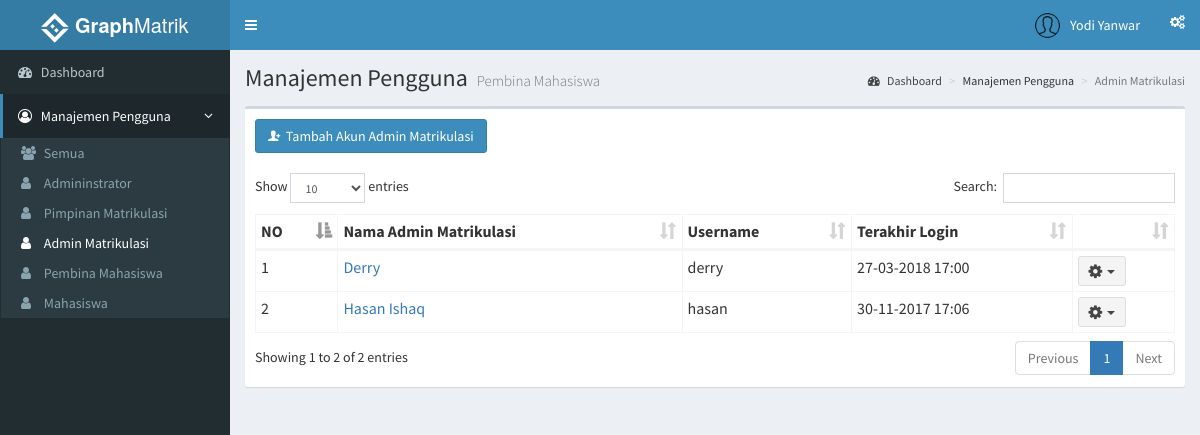
Before: /index.php?page=adminmatrik (signed in) with the older database file.
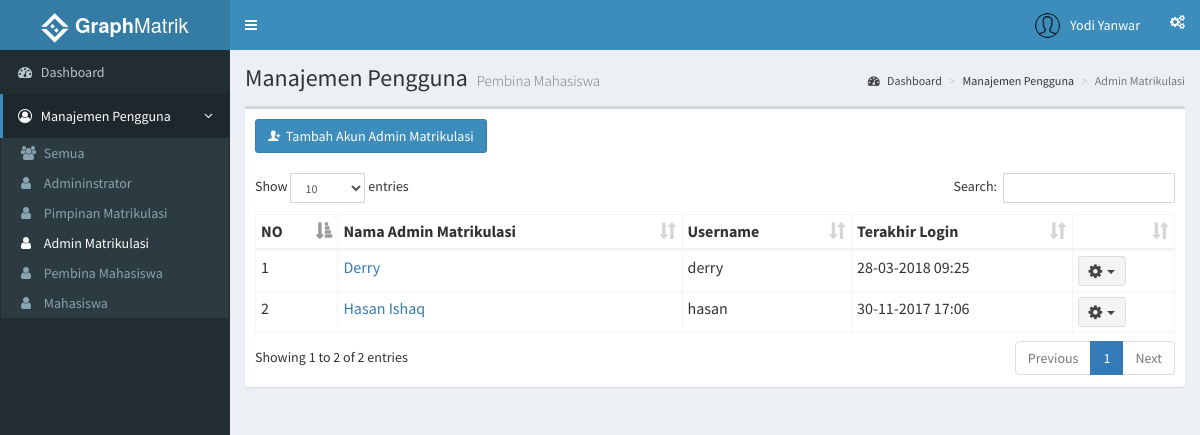
After: the same page with the newer database file.
### tables this page shows
CREATE TABLE `adminmatrik` (
  `id_adminmatrik` int(3) NOT NULL,
  `nama` varchar(35) NOT NULL,
  `telp` varchar(13) DEFAULT NULL,
  `email` varchar(35) DEFAULT NULL,
  `j_kelamin` varchar(15) NOT NULL,
  `tgl_lahir` date DEFAULT NULL,
  `id_user` int(11) DEFAULT NULL,
  `avatar` varchar(100) DEFAULT NULL
);

CREATE TABLE `users` (
  `id_user` int(11) NOT NULL,
  `username` varchar(30) NOT NULL,
  `password` varchar(50) NOT NULL,
  `level` int(11) NOT NULL,
  `last_login` datetime NOT NULL
);

### functions.php (called while the page is built, shortened)
<?php
	function tampilAdminmatrik(){
		$ambildata = mysql_query("SELECT adminmatrik.*, users.* FROM users INNER JOIN adminmatrik ON adminmatrik.id_user = users.id_user ORDER BY nama") or die(mysql_error());
		if (mysql_num_rows($ambildata) > 0) {
			while ($ad = mysql_fetch_assoc($ambildata))
				$data[] = $ad;
				return $data;
		} else{
			echo "Daftar pembina kosong";
		}
	}
 ?>

### role/admin/adminmatrik.php (the view, shortened to what this page needs)
<?php
  include 'functions.php';
 ?>
    <section class="content-header">
      <h1>
        Manajemen Pengguna
        <small>Pembina Mahasiswa</small>
      </h1>
      <ol class="breadcrumb">
        <li><a href="/simon"><i class="fa fa-dashboard"></i>&nbsp;Dashboard</a></li>
        <li>Manajemen Pengguna</li>
        <li class="active">Admin Matrikulasi</li>
      </ol>
    </section>
    <section class="content">
      <div class="row">
        <div class="col-xs-12">
          <div class="box">
            <div class="box-header">
             <button class="btn btn-primary" data-toggle="modal" data-target="#tambahPembina"><i class="ion ion-person-add"></i>&nbsp;&nbsp;Tambah Akun Admin Matrikulasi</button>
            </div>
            <div class="box-body">
              <table id="tablePembina" class="table table-bordered table-hover table-condensed">
                <thead>
                  <tr>
                    <th>NO</th>
                    <th>Nama Admin Matrikulasi</th>
                    <th>Username</th>
                    <th>Terakhir Login</th>
                    <th></th>
                  </tr>
                </thead>
                <tbody>
                  <?php
                    $dataAdminMatrik = tampilAdminmatrik();
                    $no = 1;
                    foreach($dataAdminMatrik as $row){
                   ?>
                <tr>
                  <td><?php echo $no ?></td>
                  <td><?php echo "<a href='index.php?page=adminmatrikdetails&id=".$row['id_user']."'>".$row['nama']."</a>" ?></td>
                  <td><?php echo $row['username'] ?></td>
                  <td><?php if ($row['last_login'] == '0000-00-00 00:00:00'){ echo 'Belum Pernah';}else{ echo date("d-m-Y H:i", strtotime($row['last_login'])) ;}
                  ?></td>
                  <td>
                    <div class="dropdown">
                      <button class="btn btn-default btn-sm dropdown-toggle " type="button" data-toggle="dropdown">
                        <i class="fa fa-cog fa-lg"></i>&nbsp;&nbsp;<span class="caret"></span>
                      </button>
                    </div>
                  </td>
                </tr>
                  <?php
                    $no++; }
                   ?>
                </tbody>
              </table>
            </div>
          </div>
        </div>
      </div>
    </section>

### index.php (shortened to what this page needs)
<html>
<head>
  <link rel="stylesheet" href="assets/css/bootstrap.min.css">
  <link rel="stylesheet" href="assets/css/font-awesome.min.css">
  <link rel="stylesheet" href="assets/css/ionicons.min.css">
  <link rel="stylesheet" href="assets/css/dataTables.bootstrap.min.css">
  <link rel="stylesheet" href="assets/css/AdminLTE.min.css">
  <link rel="stylesheet" href="assets/css/_all-skins.min.css">
  <link rel="stylesheet" href="assets/css/jquery-jvectormap.css">
  <link rel="stylesheet" href="assets/css/bootstrap-datepicker.min.css">
  <link rel="stylesheet" href="assets/css/daterangepicker.css">
  <link rel="stylesheet" href="assets/css/bootstrap3-wysihtml5.min.css">
  <link rel="stylesheet" href="assets/css/style.css">
</head>
<body class="hold-transition skin-blue sidebar-mini">
  <div class="wrapper">
    <header class="main-header">
      <a href="index.php" class="logo">
        <span class="logo-lg"><img src="assets/img/icon30.png">&nbsp;<b>Graph</b>Matrik</span>
      </a>
      <nav class="navbar navbar-static-top">
        <a href="#" class="sidebar-toggle" data-toggle="push-menu" role="button">
        </a>
        <div class="navbar-custom-menu">
          <ul class="nav navbar-nav">
            <li class="dropdown user user-menu">
              <a href="#" class="dropdown-toggle" data-toggle="dropdown">
                <img src=<?php echo "assets/img/user/".$_SESSION['ava']; ?> class="user-image" alt="User Image">
                <span class="hidden-xs"><?php echo $_SESSION['nama']; ?></span>
              </a>
                </li>
              </ul>
            <li>
              <a href="#" data-toggle="control-sidebar"><i class="fa fa-gears"></i></a>
            </li>
        </div>
      </nav>
    </header>
    <?php
      if ($_SESSION['role'] =='administrator') {
        include 'role/admin/sidebar.php';
      }
    ?>
  </div>
</body>
</html>

### role/admin/sidebar.php (shortened to what this page needs)
<aside class="main-sidebar">
  <section class="sidebar">
    <ul class="sidebar-menu" data-widget="tree">
      <li <?php
            if ($_SERVER['REQUEST_URI'] == '/simon/') {
               echo "class='active'";
            }
          ?>
      ><a href="/simon"><i class="fa fa-dashboard"></i> <span>Dashboard</span></a></li>
      <li class="treeview <?php
            if (isset($_GET['page'])) {
                  if ($_GET['page'] == 'users' || $_GET['page'] == 'administrator' || $_GET['page'] == 'pimpinan' || $_GET['page'] == 'adminmatrik' || $_GET['page'] == 'pembina' || $_GET['page'] == 'mahasiswa' || $_GET['page'] == 'pembinadetails' || $_GET['page'] == 'editpembina' || $_GET['page'] == 'mahasiswadetails' || $_GET['page'] == 'editmahasiswa'|| $_GET['page'] == 'adminmatrikdetails') {
                    echo ' active';
                  } else{
                    echo '';
                  }
                }
           ?>"
      >
        <a href="#">
          <i class="fa fa-user-circle-o"></i>
          <span>Manajemen Pengguna</span>
          <span class="pull-right-container">
            <i class="fa fa-angle-left pull-right"></i>
          </span>
        </a>
        <ul class="treeview-menu">
          <li <?php
                if (isset($_GET['page'])) {
                  if ($_GET['page'] == 'users') {
                    echo "class='active'";
                  }
                }
              ?>
          ><a href="?page=users"><i class="fa fa-users"></i> Semua</a></li>
          <li <?php
                if (isset($_GET['page'])) {
                  if ($_GET['page'] == 'administrator') {
                    echo "class='active'";
                  }
                }
              ?>
           ><a href="?page=administrator"><i class="fa fa-user"></i> Admininstrator</a></li>
          <li <?php
                if (isset($_GET['page'])) {
                  if ($_GET['page'] == 'pimpinan') {
                    echo "class='active'";
                  }
                }
              ?>
           ><a href="?page=pimpinan"><i class="fa fa-user"></i> Pimpinan Matrikulasi</a></li>
          <li <?php
                if (isset($_GET['page'])) {
                  if ($_GET['page'] == 'adminmatrik'|| $_GET['page'] == 'adminmatrikdetails') {
                    echo "class='active'";
                  }
                }
              ?>
           ><a href="?page=adminmatrik"><i class="fa fa-user"></i> Admin Matrikulasi</a></li>
          <li <?php
                if (isset($_GET['page'])) {
                  if ($_GET['page'] == 'pembina'|| $_GET['page'] == 'pembinadetails' || $_GET['page'] == 'editpembina') {
                    echo "class='active'";
                  }
                }
              ?>
           ><a href="?page=pembina"><i class="fa fa-user"></i> Pembina Mahasiswa</a></li>
          <li <?php
                if (isset($_GET['page'])) {
                  if ($_GET['page'] == 'mahasiswa'|| $_GET['page'] == 'mahasiswadetails' || $_GET['page'] == 'editmahasiswa') {
                    echo "class='active'";
                  }
                }
              ?>
           ><a href="?page=mahasiswa"><i class="fa fa-user"></i> Mahasiswa</a></li>
        </ul>
        </li>
    </ul>
  </section>
</aside>
<div class="content-wrapper">
  <?php
    if (isset($_GET['page'])) {
      if ($_GET['page'] == 'mahasiswa') {
        include 'mahasiswa.php';
      } else
      if ($_GET['page'] == 'users') {
        include 'users.php';
      } else
      if ($_GET['page'] == 'pembina') {
        include 'pembina.php';
      } else
      if ($_GET['page'] == 'adminmatrik') {
        include 'adminmatrik.php';
      }
    } else{
      include 'dashboard.php';
    }
  ?>
</div>

Changed rows visible on the page:
changed through a linked row, adminmatrik "Derry": id_user.last_login "27-03-2018 17:00" → "28-03-2018 09:25"
